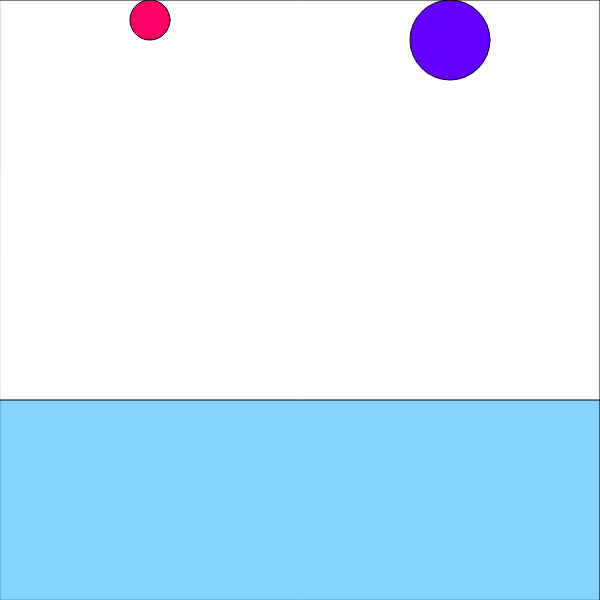
Frame 1 (no input)
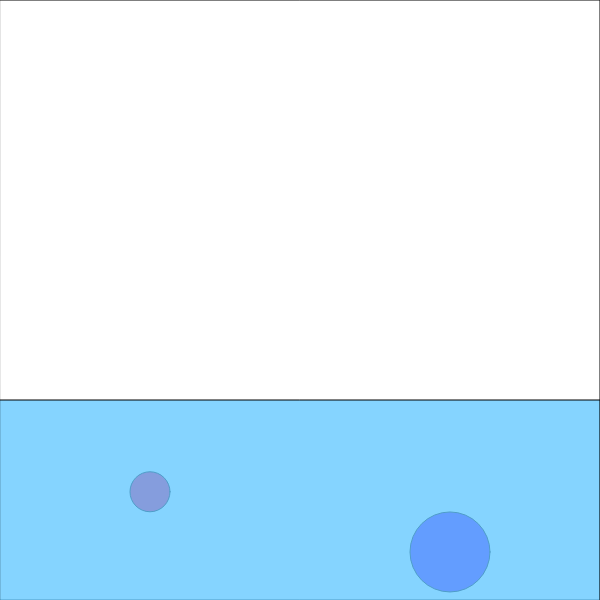
Frame 60 (no input)
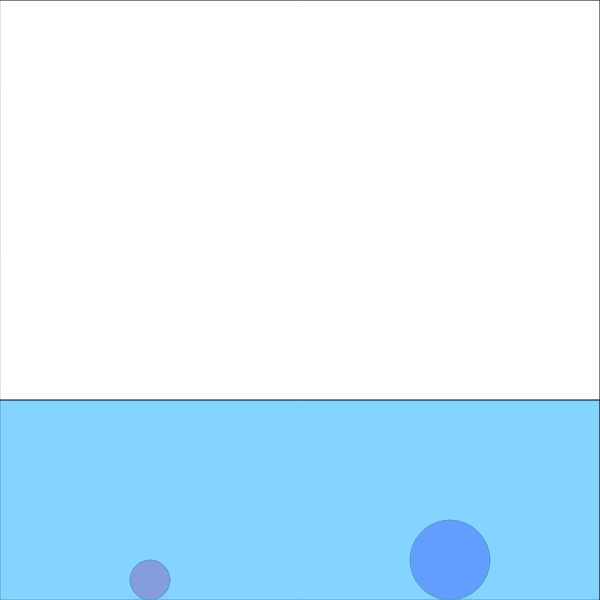
Frame 120 (the mouse pressed at the canvas centre since frame 60)

The p5.js sketch that drew these frames (run headless with seeded random() and noise() and a simulated clock; from frame 60 on, the mouse is pressed at the canvas centre):

// p5.js sketch
// ── sketch.js

const balls = [];
const waterline = 400;
const dragCoefficient = 0.1;

function setup() {
  createCanvas(600, 600);

  balls.push(new Ball(150, 0, 20, color(255, 0, 100)));
  balls.push(new Ball(450, 0, 40, color(100, 0, 255)));
}

function draw() {
  background(255);
  fill("white");
  rect(0, 0, width, height);

  // add gravity
  const g = createVector(0, 1);
  balls.forEach(ball => ball.applyForce(p5.Vector.mult(g, ball.mass)));

  // add wind
  if (mouseIsPressed){
    const wind = createVector(width/2 - mouseX, height/2 - mouseY);
    wind.normalize();
    wind.mult(1.1);
    balls.forEach(ball => ball.applyForce(wind));
  }

  // add drag
  balls.forEach(ball => {
    if (ball.position.y + ball.radius > waterline){
      const drag = ball.velocity.copy().normalize();
      drag.mult(- ball.velocity.magSq()); 
      drag.mult(dragCoefficient); 
    
      ball.applyForce(drag);
    }
  });

  
  balls.forEach(ball => ball.update());
  balls.forEach(ball => ball.draw());

  fill(100,200,255, 200);
  rect(0, waterline, width, height);

}


class Ball {
  constructor(x, y, radius, color) {
    this.radius = radius;
    this.color = color;
    this.position = createVector(x, y);
    this.velocity = createVector(0, 0);
    this.acceleration = createVector(0, 0);
    this.mass = radius / 10;
  }

  draw(){
    fill(this.color);
    circle(this.position.x, this.position.y, this.radius * 2);

  }

  applyForce(f){
    this.acceleration.add(p5.Vector.div(f, this.mass));
  }

  update(){
    this.velocity.add(this.acceleration);
    this.acceleration.mult(0);
    this.position.add(this.velocity);
    if (this.position.x + this.radius > width || this.position.x - this.radius < 0){
      this.velocity.x *= -.9;
      this.position.x = constrain(this.position.x, this.radius, width - this.radius);
    }
    if (this.position.y + this.radius > height || this.position.y - this.radius < 0){
      this.velocity.y *= -.9;
      this.position.y = constrain(this.position.y, this.radius, height - this.radius);
    }
  }
}
